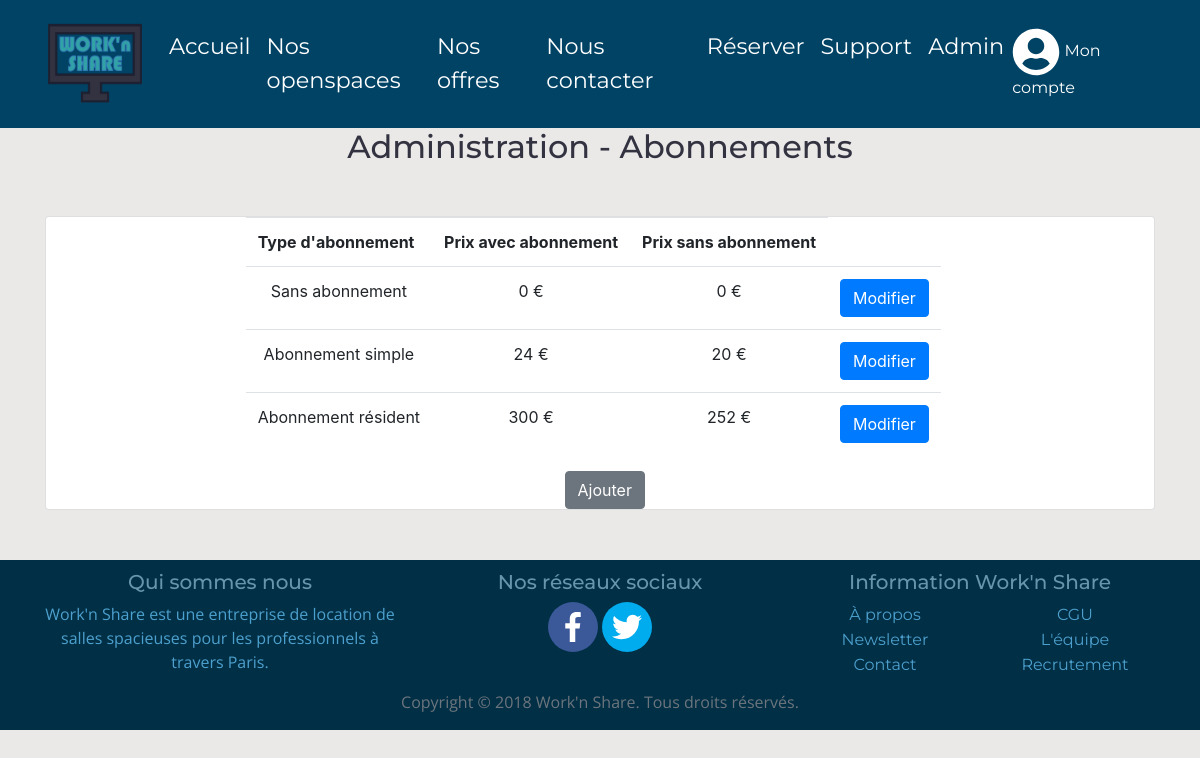
Page /admin_subscriptions.php (signed in) on the committed database.
### tables this page shows
CREATE TABLE `subscription` (
  `id_subscription` int(11) NOT NULL,
  `type_subscription` varchar(255) NOT NULL,
  `price_with_engagement` double DEFAULT NULL,
  `price_without_engagement` double DEFAULT NULL,
  `description` longtext
);

### assets/include/function.php (called while the page is built, shortened)
<?php
function connectDb() {
  try {
    $db = new PDO("mysql:host=".DB_HOST.";dbname=".DB_NAME, DB_USER, DB_PWD);
    $db->setAttribute(PDO::ATTR_ERRMODE, PDO::ERRMODE_EXCEPTION);
  } catch(PDOException $e) {
    die("Erreur de connection: " . $e->getMessage() );
  }
  return $db;
}
function isConnected() {
	if(!empty($_SESSION["account"]["pseudo"]) && !empty($_SESSION["account"]["token"])) {
		$db = connectDb();
		$query = $db->prepare("SELECT id_customer FROM customers WHERE pseudo_customer=:pseudo_customer AND token=:token");
		$query->execute([
      "pseudo_customer"=>$_SESSION["account"]["pseudo"],
			"token"=>$_SESSION["account"]["token"]
		]);
		if($query->rowCount()) {
			$_SESSION["account"]["token"]=generateAccessToken($_SESSION["account"]["pseudo"]);
			return true;
		} else {
			logoutCustomer($_SESSION["account"]["pseudo"]);
			return false;
		}
	}
	return false;
}
function logoutCustomer($pseudo_customer, $redirect=false) {
	$db = connectDb();
	$query = $db->prepare("UPDATE customers SET token=null WHERE pseudo_customer=:pseudo_customer");
	$query->execute([
		"pseudo_customer"=>$pseudo_customer
	]);
}
?>

### admin_subscriptions.php (the view, shortened to what this page needs)
<?php
    include 'assets/include/head.php';
    $db = connectDb();
    $query = $db->prepare("SELECT * FROM SUBSCRIPTION");
    $query->execute();
    $result = $query->fetchAll();
?>
    <body>
        <?php include 'assets/include/header.php'; ?>
        <section>
            <center><h2>Administration - Abonnements</h2></center>
            <div class="container main-content">
                <div class="row" style="margin-top:50px; margin-bottom:50px;">
                    <div class="col-md-12">
                        <div class="card">
                            <div class="offset-md-2 col-md-8">
                                <table class="table table-responsive table-hover">
                                    <tr>
                                        <th>Type d'abonnement</th>
                                        <th>Prix avec abonnement</th>
                                        <th>Prix sans abonnement</th>
                                    </tr>
                                    <?php
                                        foreach($result as $res){
                                            echo '  <tr>
                                                        <td><center>'.$res[1].'</center></td>
                                                        <td><center>'.$res[2].' €</center></td>
                                                        <td><center>'.$res[3].' €</center></td>
                                                        <td><a class="btn btn-primary" href="admin_subscriptions_edit.php?id_subscription='.$res[0].'" role="button">Modifier</a></td>
                                                    </tr>';
                                        }
                                     ?>
                                </table>
                                <a class="btn btn-secondary" href="admin_subscriptions_add.php" role="button" style="margin-left:45%;">Ajouter</a>
                            </div>
                        </div>
                    </div>
                </div>
            </div>
        </section>
        <?php include "assets/include/footer.php"; ?>
    </body>
</html>

### assets/include/head.php (shortened to what this page needs)
<?php
require "assets/include/function.php";
?>
<!DOCTYPE html>
<html lang="fr">
  <head>
    <link rel="stylesheet" href="https://maxcdn.bootstrapcdn.com/bootstrap/4.0.0/css/bootstrap.min.css">
    <link rel="stylesheet" href="assets/css/stylesheet.css">
  </head>

### assets/include/header.php (shortened to what this page needs)
<header>
  <nav class="navbar navbar-expand-lg navbar-light" style="background-color: #004365;">
    <div class="container">
      <a class="navbar-brand">
        <img src="assets/image/logo/brandLogo.png" alt="Logo Work'n Share" width="100" height="100">
      </a>
      <div class="collapse navbar-collapse" id="navbarSupportedContent">
        <ul class="navbar-nav mx-auto">
          <li class="nav-item">
            <a class="nav-link nav-link-head" href="./">Accueil</a>
          </li>
          <li class="nav-item">
            <a class="nav-link nav-link-head" href="./#openspaces">Nos openspaces</a>
          </li>
          <li class="nav-item">
            <a class="nav-link nav-link-head" href="./#offers">Nos offres</a>
          </li>
          <li class="nav-item">
            <a class="nav-link nav-link-head" href="./#contact">Nous contacter</a>
          </li>
          <li class="nav-item">
            <a class="nav-link nav-link-head" href="book.php">Réserver</a>
          </li>
          <li class="nav-item">
            <a class="nav-link nav-link-head" href="support.php">Support</a>
          </li>
        <?php
            if(isset($_SESSION["account"]["admin"]) && $_SESSION["account"]["admin"] == 1){
                echo '  <li class="nav-item">
                            <a class="nav-link nav-link-head" href="admin.php">Admin</a>
                        </li>';
            }
        ?>
        </ul>
        <form class="form-inline">
          <?php if (isConnected()) { ?>
            <a href="profil.php" id="icon-my-account">
              <i class="fas fa-user-circle fa-3x align-middle"></i> Mon profil
            </a>
          <?php } else { ?>
            <a href="account.php" id="icon-my-account">
              <i class="fas fa-user-circle fa-3x align-middle"></i> Mon compte
            </a>
          <?php } ?>
        </form>
      </div>
    </div>
  </nav>
</header>

### assets/include/footer.php (shortened to what this page needs)
<footer class="footer">
  <div class="container">
    <div class="row">
      <div class="col-md-4 text-center" style="margin-top:10px;">
        <h5>Qui sommes nous</h5>
        <p>Work'n Share est une entreprise de location de salles spacieuses pour les professionnels à travers Paris.</p>
      </div>
      <div class="col-md-4 text-center" style="margin-top:10px;">
        <h5>Nos réseaux sociaux</h5>
        <a href="#"><i class="fab fa-facebook-f social-network"></i></a>
        <a href="#"><i class="fab fa-twitter social-network"></i></a>
      </div>
      <div class="col-md-4 text-center" style="margin-top:10px;">
        <h5>Information Work'n Share</h5>
        <div class="row">
          <div class="col-md-6">
            <ul>
              <li><a href="#">À propos</a></li>
              <li><a href="#">Newsletter</a></li>
              <li><a href="#">Contact</a></li>
            </ul>
          </div>
          <div class="col-md-6">
            <ul>
              <li><a href="#">CGU</a></li>
              <li><a href="#">L'équipe</a></li>
              <li><a href="#">Recrutement</a></li>
            </ul>
          </div>
        </div>
      </div>
    </div>
    <div class="row">
      <div class="col-md-12">
        <p class="text-muted text-center">Copyright © 2018 Work'n Share. Tous droits réservés.</p>
      </div>
    </div>
  </div>
</footer>

### assets/css/stylesheet.css (style rules this page uses)
html, body { height: 100%; }
body { background-color: #eae9e8; }
footer a, header a { font-family: 'Montserrat', sans-serif; text-decoration: none !important; }
footer { background-color: #002f46; margin-top: 50px; color: #4da0cd; }
footer h5 { color: #6695AC; }
footer a { color: #4da0cd; }
.social-network { padding: 10px; font-size: 50px; width: 50px !important; border-radius: 50%; }
.fa-facebook-f { background: #3B5998; color: white; }
.fa-twitter { background: #00aced; color: white; }
ul { list-style-type: none; margin: 0; padding: 0; }
h1, h2, h3, h4, h5, h6 { font-family: 'Montserrat', sans-serif; color: #333240; }
p { font-family: 'Open Sans', sans-serif; }
.navbar-brand { color: white !important; }
.nav-link-head { font-family: 'Montserrat', sans-serif; color: white !important; font-size: 1.4rem; padding: 1.4rem; }
#icon-my-account { color: white; }

### rows in the picture
subscription: type_subscription "Sans abonnement", price_with_engagement "0", price_without_engagement "0"
subscription: type_subscription "Abonnement simple", price_with_engagement "24", price_without_engagement "20"
subscription: type_subscription "Abonnement résident", price_with_engagement "300", price_without_engagement "252"
